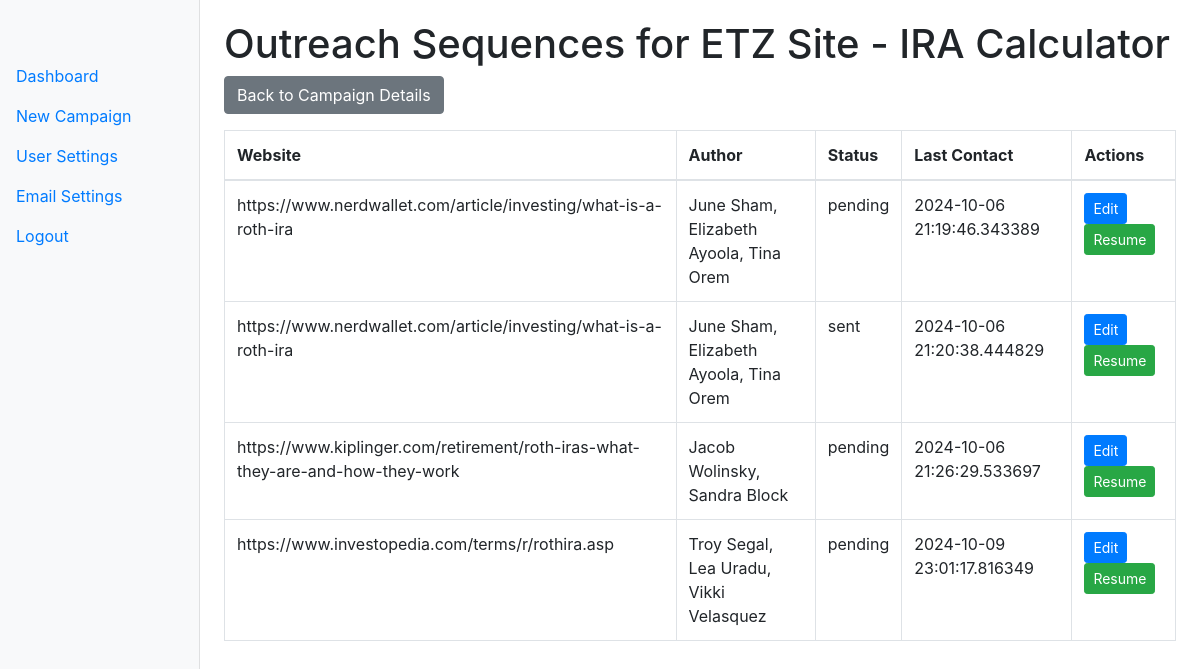
/campaign/1/sequences, run on an earlier commit of the app's database.
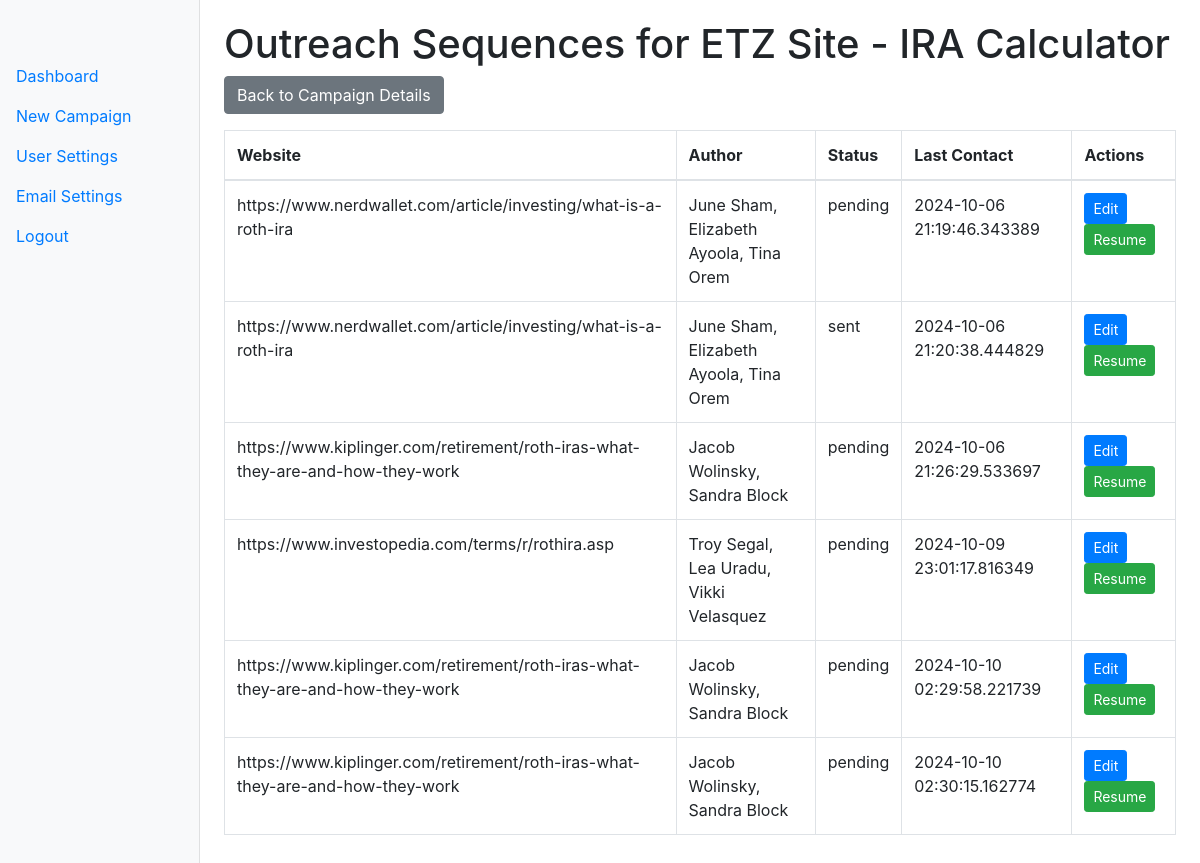
And on a later commit of the database.
### models.py (models this page shows)
class Campaign(db.Model):
    id = db.Column(db.Integer, primary_key=True)
    user_id = db.Column(db.Integer, db.ForeignKey('user.id'), nullable=False)
    name = db.Column(db.String(100), nullable=False)  # Make sure this line is present
    target_url = db.Column(db.String(500), nullable=False)
    keyword = db.Column(db.String(100), nullable=False)
    status = db.Column(db.String(50), default='active')
    created_date = db.Column(db.DateTime, default=datetime.utcnow)
    websites = db.relationship('Website', secondary='campaign_website', back_populates='campaigns')
    outreach_attempts = db.relationship('OutreachAttempt', backref='campaign', lazy=True)

class OutreachAttempt(db.Model):
    id = db.Column(db.Integer, primary_key=True)
    campaign_id = db.Column(db.Integer, db.ForeignKey('campaign.id'), nullable=False)
    website_id = db.Column(db.Integer, db.ForeignKey('website.id'), nullable=False)
    author_id = db.Column(db.Integer, db.ForeignKey('author.id'), nullable=False)
    status = db.Column(db.String(50), default='pending')
    last_contact_date = db.Column(db.DateTime, default=datetime.utcnow)
    automated_followup = db.Column(db.Boolean, default=False)
    automated_reply = db.Column(db.Boolean, default=False)
    cached_email_content = db.Column(db.Text)

class Website(db.Model):
    id = db.Column(db.Integer, primary_key=True)
    url = db.Column(db.String(500), unique=True, nullable=False)
    domain_authority = db.Column(db.Float)
    page_authority = db.Column(db.Float)  # Add this line
    author_name = db.Column(db.String(200))
    author_email = db.Column(db.String(200))
    status = db.Column(db.String(50), default='pending')
    automated_reply_enabled = db.Column(db.Boolean, default=False)
    outreach_attempts = db.relationship('OutreachAttempt', backref='website', lazy=True)
    campaigns = db.relationship('Campaign', secondary='campaign_website', back_populates='websites')

### app.py (the view)
@app.route('/campaign/<int:campaign_id>/sequences')
def campaign_sequences(campaign_id):
    campaign = Campaign.query.get_or_404(campaign_id)
    outreach_attempts = OutreachAttempt.query.filter_by(campaign_id=campaign_id).all()
    return render_template('campaign_sequences.html', campaign=campaign, sequences=outreach_attempts)

### app.py (called while the page is built)
@app.context_processor
def inject_google_client_id():
    return {'google_client_id': os.getenv('GOOGLE_CLIENT_ID')}

@app.before_request
def before_request():
    print("Before request - Session:", session)

### templates/campaign_sequences.html (shortened to what this page needs)
{% extends "base.html" %}
{% block content %}
<h1>Outreach Sequences for {{ campaign.name }}</h1>
<a href="{{ url_for('campaign_details', campaign_id=campaign.id) }}" class="btn btn-secondary mb-3">Back to Campaign Details</a>
<table class="table table-bordered">
    <thead>
        <tr>
            <th>Website</th>
            <th>Author</th>
            <th>Status</th>
            <th>Last Contact</th>
            <th>Actions</th>
        </tr>
    </thead>
    <tbody>
        {% for sequence in campaign.outreach_attempts %}
        <tr>
            <td>{{ sequence.website.url }}</td>
            <td>{{ sequence.website.author_name }}</td>
            <td>{{ sequence.status }}</td>
            <td>{{ sequence.last_contact_date }}</td>
            <td>
                <a href="{{ url_for('edit_sequence', sequence_id=sequence.id) }}" class="btn btn-sm btn-primary">Edit</a>
                {% if sequence.status == 'active' %}
                <button class="btn btn-sm btn-warning pause-sequence" data-id="{{ sequence.id }}">Pause</button>
                {% else %}
                <button class="btn btn-sm btn-success resume-sequence" data-id="{{ sequence.id }}">Resume</button>
                {% endif %}
            </td>
        </tr>
        {% endfor %}
    </tbody>
</table>
{% endblock %}

### templates/base.html (shortened to what this page needs)
<!DOCTYPE html>
<html lang="en">
<head>
    <link href="https://stackpath.bootstrapcdn.com/bootstrap/4.5.2/css/bootstrap.min.css" rel="stylesheet">
    <link rel="stylesheet" href="{{ url_for('static', filename='css/styles.css') }}">
</head>
<body>
    <div class="container-fluid">
        <div class="row">
            <nav class="col-md-3 col-lg-2 d-md-block bg-light sidebar">
                <div class="sidebar-sticky">
                    <ul class="nav flex-column">
                        <li class="nav-item">
                            <a class="nav-link active" href="{{ url_for('dashboard') }}">
                                Dashboard
                            </a>
                        </li>
                        <li class="nav-item">
                            <a class="nav-link" href="{{ url_for('new_campaign') }}">
                                New Campaign
                            </a>
                        </li>
                        <li class="nav-item">
                            <a class="nav-link" href="{{ url_for('user_settings') }}">
                                User Settings
                            </a>
                        </li>
                        <li class="nav-item">
                            <a class="nav-link" href="{{ url_for('email_settings') }}">
                                Email Settings
                            </a>
                        </li>
                        <li class="nav-item">
                            <a class="nav-link" href="{{ url_for('auth.logout') }}">
                                Logout
                            </a>
                        </li>
                    </ul>
                </div>
            </nav>
            <main role="main" class="col-md-9 ml-sm-auto col-lg-10 px-md-4 main-content">
                {% block content %}{% endblock %}
            </main>
        </div>
    </div>
</body>
</html>

### templates/base.html (style rules this page uses)
.sidebar { position: fixed; top: 0; bottom: 0; left: 0; z-index: 100; padding: 48px 0 0; box-shadow: inset -1px 0 0 rgba(0, 0, 0, .1); }
.sidebar-sticky { position: relative; top: 0; height: calc(100vh - 48px); padding-top: .5rem; overflow-x: hidden; overflow-y: auto; }
.main-content { margin-left: 240px; padding: 20px; }

What changed in the data, as far as the page shows it:
added OutreachAttempt: website "https://www.kiplinger.com/retirement/roth-iras-what-they-are-and-how-they-work", website.author_name "Jacob Wolinsky, Sandra Block", status "pending", last_contact_date "2024-10-10 02:29:58.221739"
added OutreachAttempt: website "https://www.kiplinger.com/retirement/roth-iras-what-they-are-and-how-they-work", website.author_name "Jacob Wolinsky, Sandra Block", status "pending", last_contact_date "2024-10-10 02:30:15.162774"
